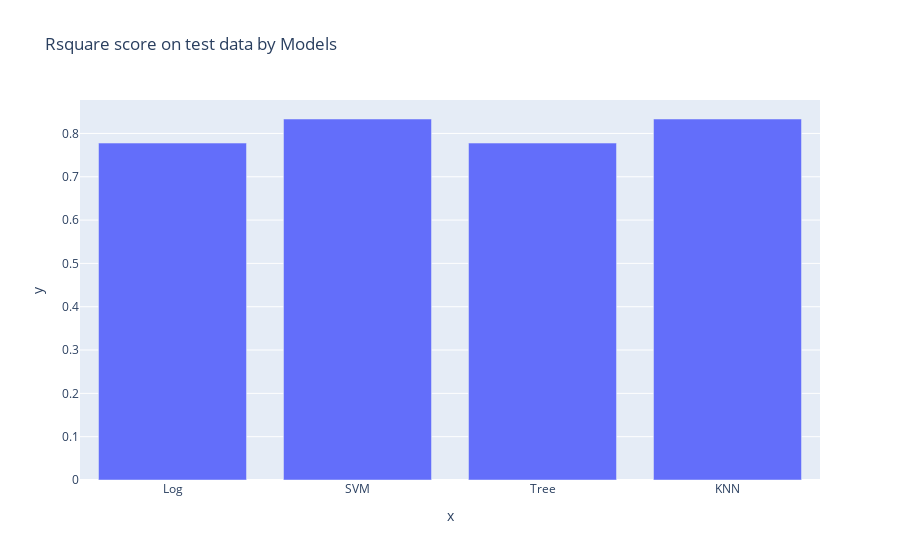

Notebook cell for this chart:
### Code cell
import plotly.express as px
import plotly.graph_objects as go
fig = px.bar(x=RsqScore['ModelMethod'], y=RsqScore['Rsqscore'], title='Rsquare score on test data by Models') 
fig.show()

print("SVM and KNN has similar accuracy score on test and higher than Log and TRee method")

### Figure 1 — Plotly figure (JSON) as saved in the notebook; plotly's stock layout.template omitted (floating-point values rounded to 4 significant figures)
{"data": [{"alignmentgroup": "True", "hovertemplate": "x=%{x}<br>y=%{y}<extra></extra>", "legendgroup": "", "marker": {"color": "#636efa", "pattern": {"shape": ""}}, "name": "", "offsetgroup": "", "orientation": "v", "showlegend": false, "textposition": "auto", "type": "bar", "x": ["Log", "SVM", "Tree", "KNN"], "xaxis": "x", "y": [0.7778, 0.8333, 0.7778, 0.8333], "yaxis": "y"}], "layout": {"autosize": true, "barmode": "relative", "legend": {"tracegroupgap": 0}, "title": {"text": "Rsquare score on test data by Models"}, "xaxis": {"anchor": "y", "autorange": true, "domain": [0, 1], "range": [-0.5, 3.5], "title": {"text": "x"}, "type": "category"}, "yaxis": {"anchor": "x", "autorange": true, "domain": [0, 1], "range": [0, 0.8772], "title": {"text": "y"}, "type": "linear"}}}
